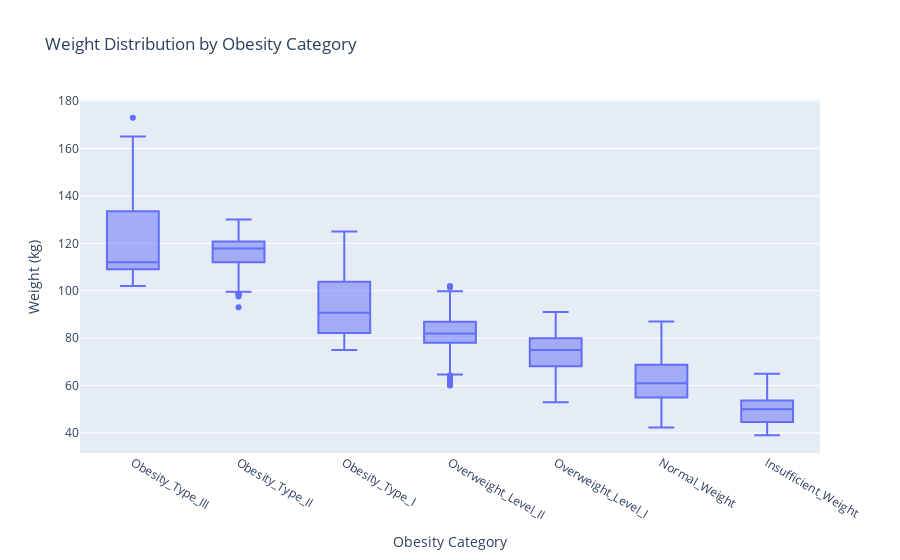

The notebook cell this image was saved under:
### Markdown cell above
Weight is moderately correlated with Height (r = 0.46) and FCVC (frequency of vegetable consumption) shows a mild positive correlation with Weight (r = 0.22), which may suggest healthier habits associate with better weight control. Overall, correlations are generally weak, suggesting that obesity is influenced by a mix of lifestyle, behavioral, and physical factors rather than any single dominant variable.

### Code cell
# make a box plot of weight by obesity category
fig = px.box(
    data_frame=df,
    x='NObeyesdad',
    y='Weight',
    title='Weight Distribution by Obesity Category',
    labels={'NObeyesdad': 'Obesity Category', 'Weight': 'Weight (kg)'},
    category_orders={"NObeyesdad": ['Obesity_Type_III', 'Obesity_Type_II', 'Obesity_Type_I', 'Overweight_Level_II', 'Overweight_Level_I', 'Normal_Weight', 'Insufficient_Weight']}
)

fig.show()

### Figure 1 — Plotly figure (JSON) as saved in the notebook; plotly's stock layout.template omitted (floating-point values rounded to 4 significant figures; data arrays with more than 128 entries replaced by an {"elided": "..."} marker saying what was removed)
{"data": [{"alignmentgroup": "True", "hovertemplate": "Obesity Category=%{x}<br>Weight (kg)=%{y}<extra></extra>", "legendgroup": "", "marker": {"color": "#636efa"}, "name": "", "notched": false, "offsetgroup": "", "orientation": "v", "showlegend": false, "type": "box", "x": {"elided": "2111 str values"}, "x0": " ", "xaxis": "x", "y": {"elided": "2111 float values"}, "y0": " ", "yaxis": "y"}], "layout": {"boxmode": "group", "legend": {"tracegroupgap": 0}, "title": {"text": "Weight Distribution by Obesity Category"}, "xaxis": {"anchor": "y", "categoryarray": ["Obesity_Type_III", "Obesity_Type_II", "Obesity_Type_I", "Overweight_Level_II", "Overweight_Level_I", "Normal_Weight", "Insufficient_Weight"], "categoryorder": "array", "domain": [0, 1], "title": {"text": "Obesity Category"}}, "yaxis": {"anchor": "x", "domain": [0, 1], "title": {"text": "Weight (kg)"}}}}
